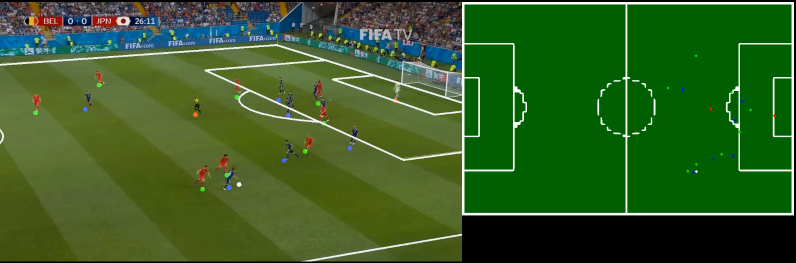
#> input picture img.png, 1591 x 525 px (shown at 1/2 size)
$ python -i image_process.py   (imports and definitions only)
#> lines starting #> are read from the running program, lines starting #| are printed output that depends on the picture; after the words box and inside, x2 and y2 are one past the last pixel; in counts of white or black regions, pixels touching at a corner belong together
#> further down, picture is the input picture: shape (525, 1591, 3); mean B, G, R 36, 93.6, 53.2
import cv2
import numpy as np

from util import utils


# [8 lines left out: function apply_binary_mask, not called in this run]


def remove_green_pixels(img):
    lower_green = np.array([30, 40, 40])
    upper_green = np.array([60, 255, 255])
    hsv = cv2.cvtColor(img, cv2.COLOR_BGR2HSV)
#> hsv: shape (525, 1591, 3); mean H, S, V 48.8, 167.4, 96.5
    mask = cv2.inRange(hsv, lower_green, upper_green)
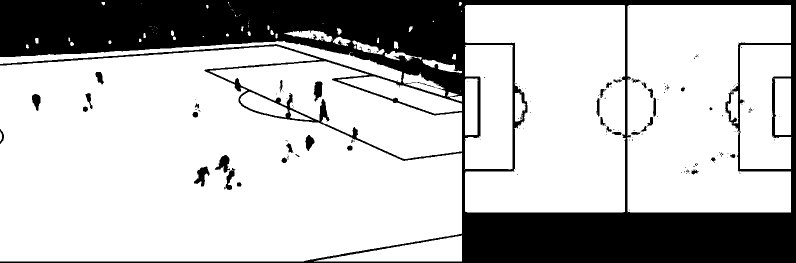
#> mask: shape (525, 1591) (shown at 1/2 size); 75.4% white; 168 black regions (129 under 20 px), largest, box (x1, y1, x2, y2) and area: (0, 0, 1591, 525) 199309, (388, 333, 419, 373) 601, (430, 310, 460, 346) 552
    mask = cv2.bitwise_not(mask, mask)
    res = cv2.bitwise_and(img, img, mask=mask)
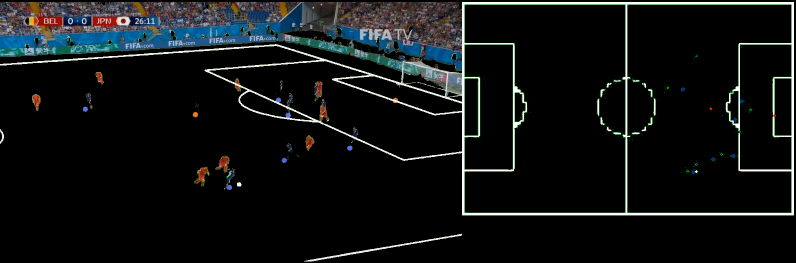
#> res: shape (525, 1591, 3) (shown at 1/2 size); mean B, G, R 19.2, 18.8, 16.2
    return res


def remove_black_pixels(img):
    color_mask = np.any(img != [0, 0, 0], axis=-1)
    return img[color_mask]


def bgr_to_hsv_color(img):
    return np.array([bgr_to_hsv(b, g, r) for b, g, r in img])


# [24 lines left out: functions bgr_to_hsv, hsv_to_bgr, bgr_to_spherical, spherical_to_bgr, not called in this run]


def bgr_to_hex(bgr):
    return '#%02x%02x%02x' % (int(bgr[2]), int(bgr[1]), int(bgr[0]))


def hsv_to_hex(hsv):
    bgr = hsv_to_bgr(hsv[0], hsv[1], hsv[2])
    return '#%02x%02x%02x' % (int(bgr[2]), int(bgr[1]), int(bgr[0]))


# [32 lines left out: functions get_hue_histogram, get_bgr_histogram, get_hsv_histogram, not called in this run]

>>> import cv2
>>> picture = cv2.imread('../img.png')
>>> result = remove_green_pixels(picture)

$ run again, on perspective.jpg
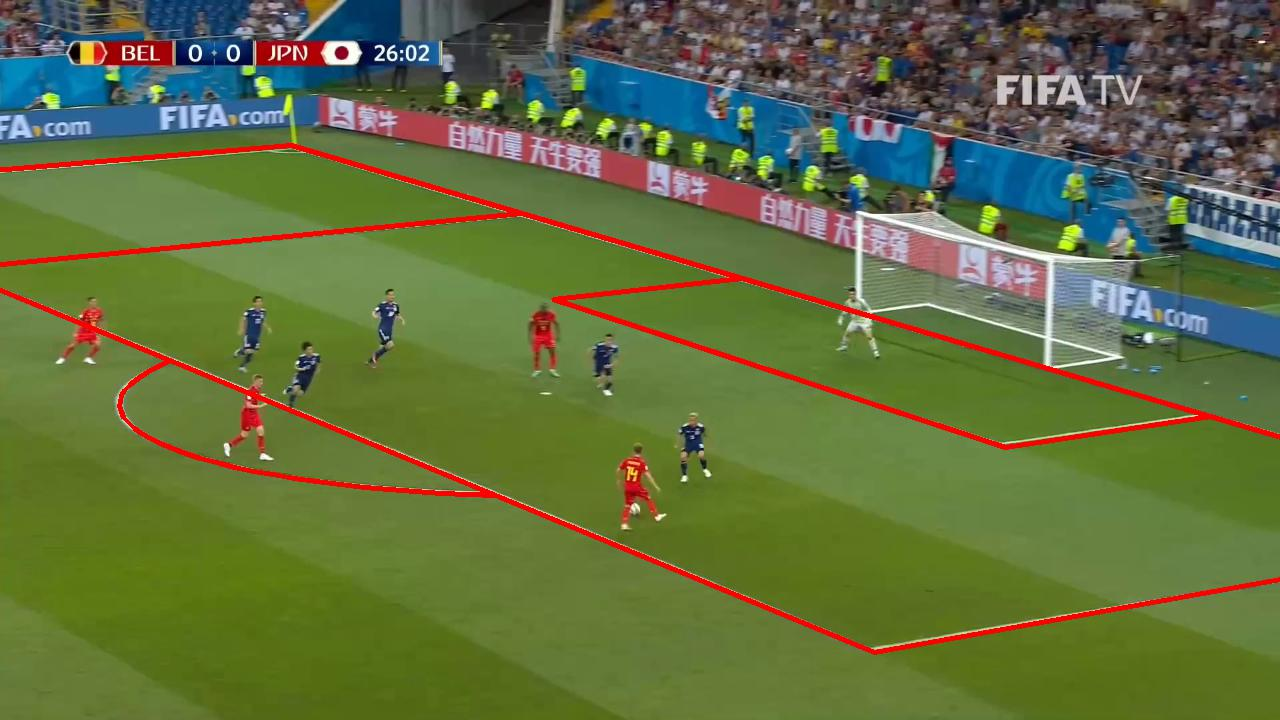
#> input picture perspective.jpg, 1280 x 720 px
#> picture is the input picture: shape (720, 1280, 3); mean B, G, R 63.1, 110.7, 97.6
#> hsv: shape (720, 1280, 3); mean H, S, V 54.3, 142.5, 124.1
#> in remove_green_pixels, `mask = cv2.inRange(hsv, lower_green, upper_green)`:
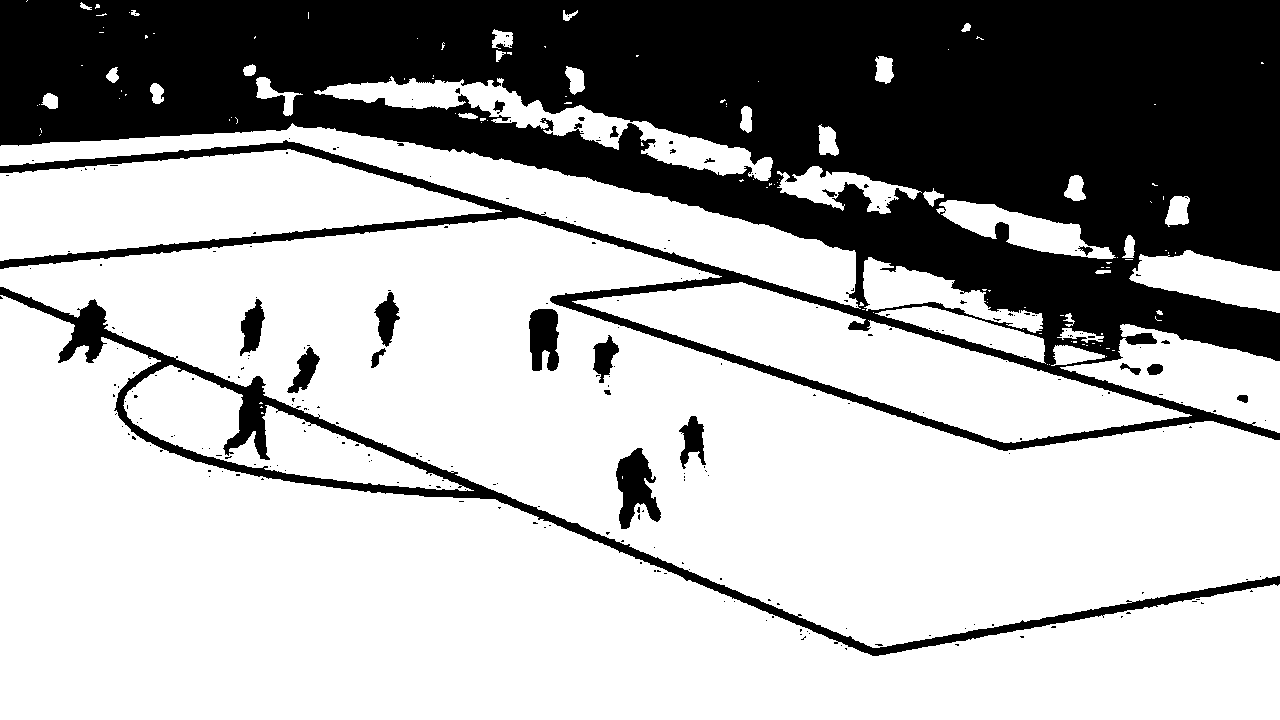
#> mask: shape (720, 1280); 67.9% white; 253 black regions (231 under 20 px), largest, box (x1, y1, x2, y2) and area: (0, 0, 1280, 451) 270042, (0, 287, 1280, 656) 16974, (616, 448, 661, 529) 2046
#> in remove_green_pixels, `res = cv2.bitwise_and(img, img, mask=mask)`:
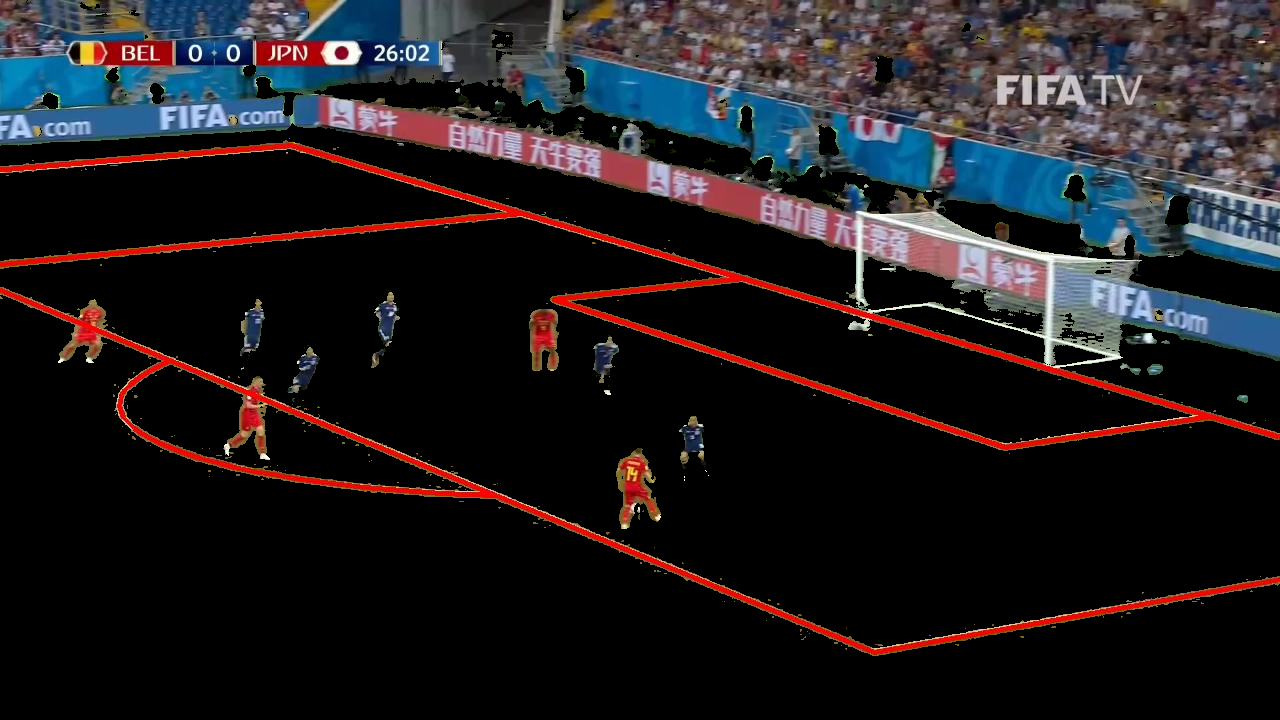
#> res: shape (720, 1280, 3); mean B, G, R 30.4, 28.1, 32.1
